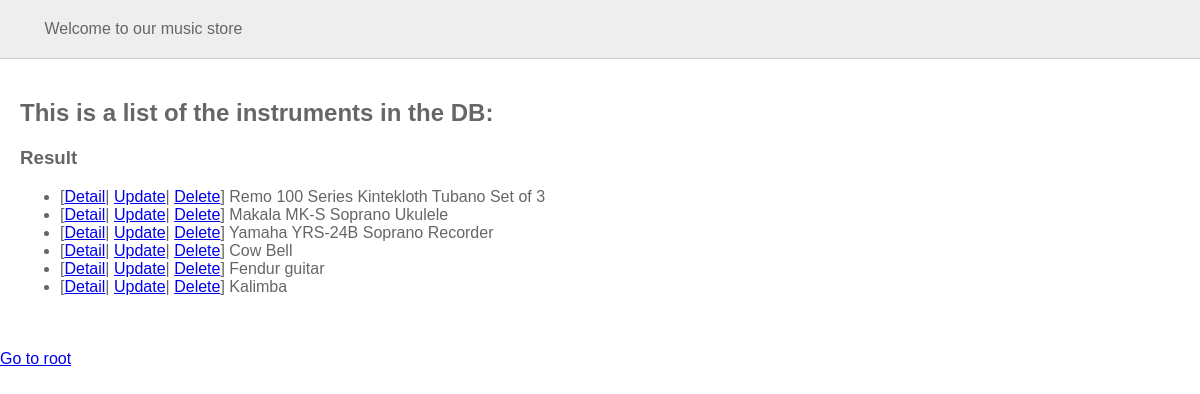
/instruments/show/all (signed in), run on an earlier commit of the app's database.
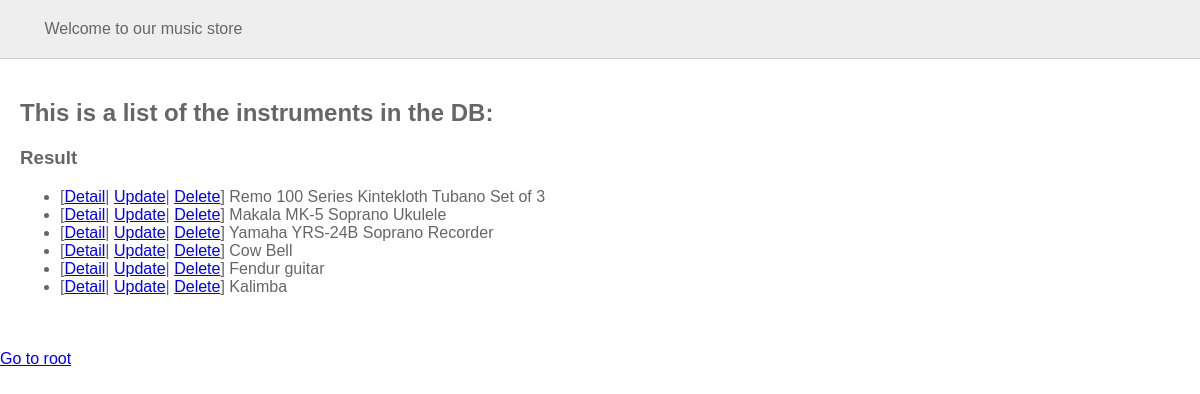
And on a later commit of the database.
### tables this page shows
CREATE TABLE "instruments" (
	"ref_num"	INTEGER,
	"name"	TEXT NOT NULL,
	"category"	TEXT NOT NULL,
	"image"	TEXT NOT NULL,
	PRIMARY KEY("ref_num")
);

### micro_webapp.py (the view)
@app.route('/instruments/show/all')
def show_all():
    if 'role' not in session or session['role']!='admin':
        res = "for admin only, please login"
        return render_template('messages.html', message=res)
    conn = sqlite3.connect("music_store.db")
    cu = conn.cursor()
    instrument_model.show_all(cu)
    res = [{"ref_num":row[0], "category": row[2],"name":row[1], "url":row[3]} for row in cu]
    conn.close()
    return render_template('index.html', instruments=res)

### instrument_model.py (called while the page is built)
def show_all(cursor):
    cursor.execute("SELECT * FROM instruments;")
    pass

### templates/index.html (shortened to what this page needs)
{% extends 'base.html' %}
{% block body %}
    <header>
        Welcome to our music store
    </header>
    <section>
        <h1>This is a list of the instruments in the DB:</h1>
        <h3>Result</h3>
        {% if instruments %}
            <ul>
            {% for instrument in instruments %}
            <li>[<a href="/instruments/show/{{instrument['ref_num']}}">Detail</a>|
                <a href="/instruments/update/{{instrument['ref_num']}}">Update</a>|
                <a href="/instruments/delete/{{instrument['ref_num']}}">Delete</a>]  {{instrument["name"]}}</li>
            {% endfor %}
            </ul>
        {% endif %}
    </section>
    <br>
    <a href="/">Go to root</a>
{% endblock %}

### templates/base.html (shortened to what this page needs)
<!DOCTYPE html>
<html lang="en">
<head>
    <link rel="stylesheet" href="{{ url_for('static', filename='css/main.css') }}">
 </head>
<body>
    {% block body %}{% endblock %}
</body>
</html>

### static/css/main.css (style rules this page uses)
body, html { margin: 0; font-family: sans-serif; }
header { background: #eee; border-bottom: 1px solid #ccc; padding: 20px; color: #666; }
section { color: #666; padding: 20px; }

What changed in the data, as far as the page shows it:
changed instruments: name "Makala MK-S Soprano Ukulele" → "Makala MK-5 Soprano Ukulele"
